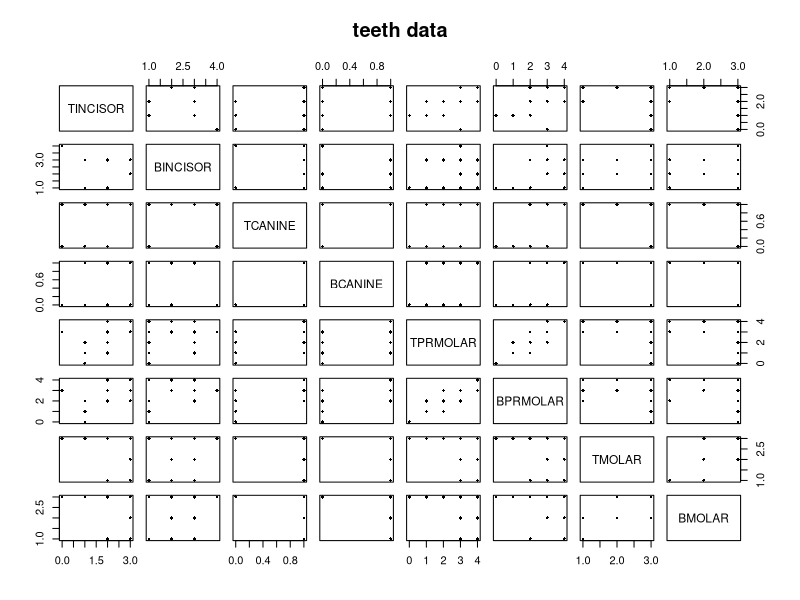
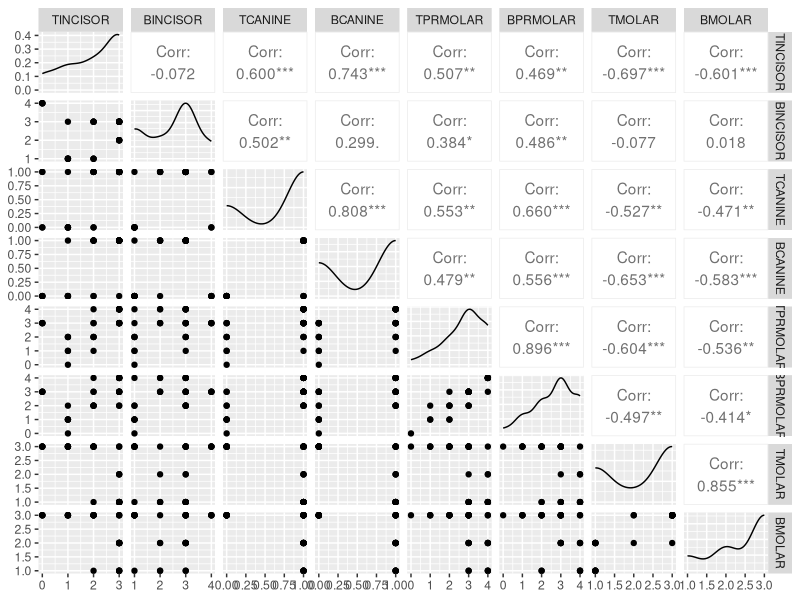
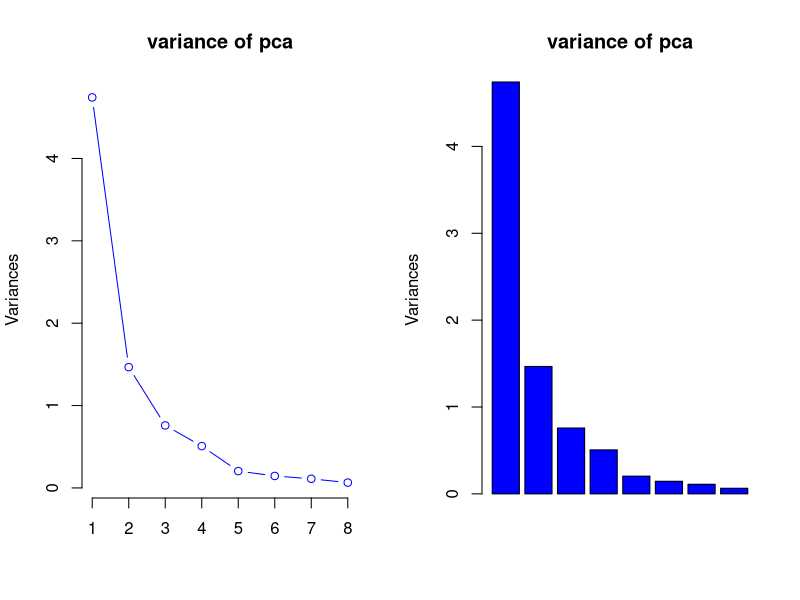
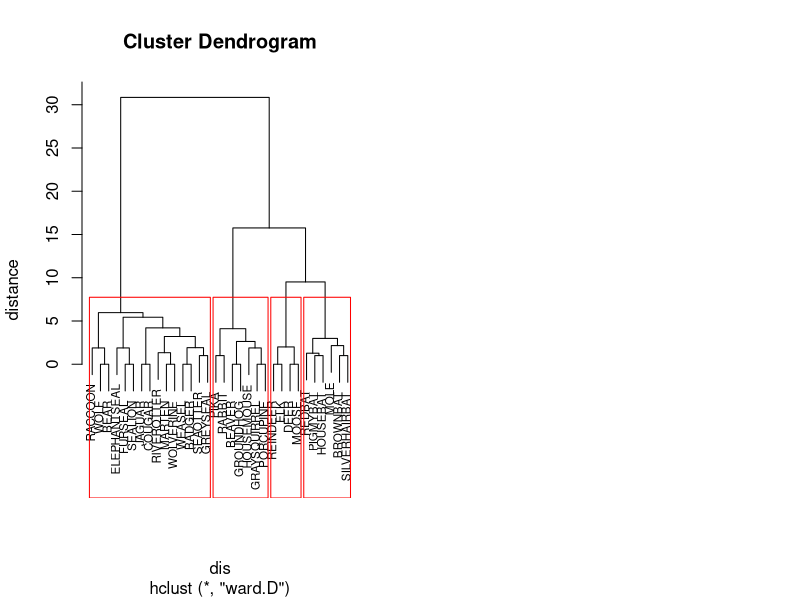

R code for these plots, in order: (Note: this script raises an error after producing the figures.)
#load the data
teeth <- read.csv("teeth.csv")
teeth_top<-teeth[,c(1,2,4,6,8)]
teeth_bottom<-teeth[,c(1,3,5,7,9)]
#explore the data
summary(teeth[,-1])
library(GGally)
plot(teeth[,-1],main="teeth data",pch=18,cex=0.7)
ggpairs(teeth[,-1],cex=0.8)

### PCA###
#conduct pca
teeth.pca<- prcomp(teeth[,-1],scale=T)
summary(teeth.pca)
round(teeth.pca$rotation,3)
#plot of variance of each PCA
par(mfrow=c(1,2))
screeplot(teeth.pca, type="lines",col="blue",main="variance of pca")
screeplot(teeth.pca, type="barplot",col="blue",main="variance of pca")

###cluster analysis###
## hierarchical cluster analysis
teeth2<-teeth[-1]
dis<-dist(teeth2,method='euclidean')
dis.matrix=as.matrix(dis)
teeth_ward<-hclust(dis,method="ward")
##plot the dendrogram cluster with city names at the bottom
plot(teeth_ward, labels=teeth$ANIMAL, ylab='distance',cex=0.7)
#cut the tree into 4 clusters and draw dendrogram with red borders around the clusters
groups<-cutree(teeth_ward,k=4)
rect.hclust(teeth_ward, k=4, border="red")
##analyze the result
round(aggregate(teeth[,2:9], by=list(groups),FUN=mean),3)
GROUP<-as.factor(groups)
clusters<-cbind(teeth,GROUP)
table(clusters$GROUP)

##perform kmeans cluster##
teeth.k<-kmeans(teeth2,centers=4)
teeth.k$size
round(aggregate(teeth2,by=list(teeth.k$cluster),FUN=mean),2)
clusplot(teeth2, teeth.k$cluster, color=TRUE, shade=TRUE,labels=2, lines=0)
